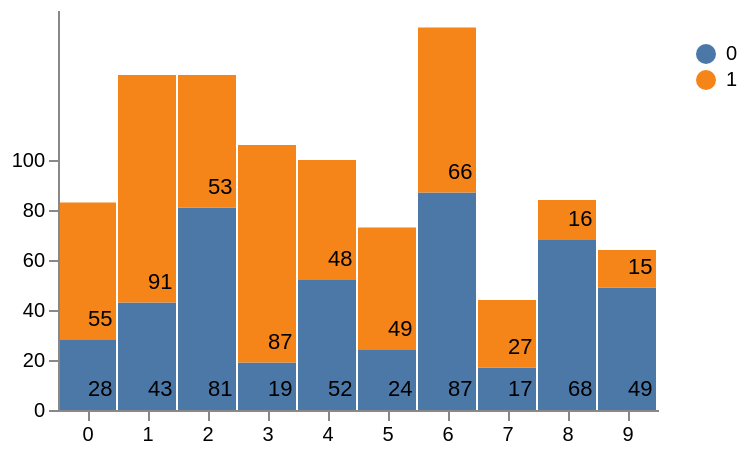

The specification (Vega-Lite) saved for this image:
### Vega specification from a JSON file in a GitHub repository (floating-point values rounded to 4 significant figures)
{"$schema": "https://vega.github.io/schema/vega/v3.json", "width": 300, "height": 200, "padding": 5, "data": {"name": "table", "values": [{"x": 0, "y": 28, "variable": 0}, {"x": 0, "y": 55, "variable": 1}, {"x": 1, "y": 43, "variable": 0}, {"x": 1, "y": 91, "variable": 1}, {"x": 2, "y": 81, "variable": 0}, {"x": 2, "y": 53, "variable": 1}, {"x": 3, "y": 19, "variable": 0}, {"x": 3, "y": 87, "variable": 1}, {"x": 4, "y": 52, "variable": 0}, {"x": 4, "y": 48, "variable": 1}, {"x": 5, "y": 24, "variable": 0}, {"x": 5, "y": 49, "variable": 1}, {"x": 6, "y": 87, "variable": 0}, {"x": 6, "y": 66, "variable": 1}, {"x": 7, "y": 17, "variable": 0}, {"x": 7, "y": 27, "variable": 1}, {"x": 8, "y": 68, "variable": 0}, {"x": 8, "y": 16, "variable": 1}, {"x": 9, "y": 49, "variable": 0}, {"x": 9, "y": 15, "variable": 1}], "transform": [{"type": "stack", "groupby": ["x"], "sort": {"field": "variable"}, "field": "y"}]}, "scales": [{"name": "x", "type": "band", "range": "width", "domain": {"data": "table", "field": "x"}}, {"name": "y", "type": "linear", "range": "height", "nice": true, "zero": true, "domain": {"data": "table", "field": "y1"}}, {"name": "color", "type": "ordinal", "range": "category", "domain": {"data": "table", "field": "variable"}}], "legends": [{"fill": "color", "title": "", "orient": "right", "encode": {"symbols": {"enter": {}}, "labels": {"update": {"text": {"field": "value"}}}}}], "axes": [{"orient": "bottom", "scale": "x", "zindex": 1}, {"orient": "left", "scale": "y", "zindex": 1, "values": [0, 20, 40, 60, 80, 100]}], "marks": [{"type": "rect", "from": {"data": "table"}, "encode": {"enter": {"x": {"scale": "x", "field": "x"}, "width": {"scale": "x", "band": 1, "offset": -1}, "y": {"scale": "y", "field": "y0"}, "y2": {"scale": "y", "field": "y1"}, "fill": {"scale": "color", "field": "variable"}}, "update": {"fillOpacity": {"value": 1}}, "hover": {"fillOpacity": {"value": 0.5}}}}, {"type": "text", "from": {"data": "table"}, "interactive": false, "encode": {"enter": {"text": {"field": "y"}, "x": {"scale": "x", "field": "x"}, "y": {"scale": "y", "field": "y0"}, "dx": {"value": 15}, "dy": {"value": -5}, "align": {"value": "left"}, "baseline": {"value": "bottom"}}}}]}
